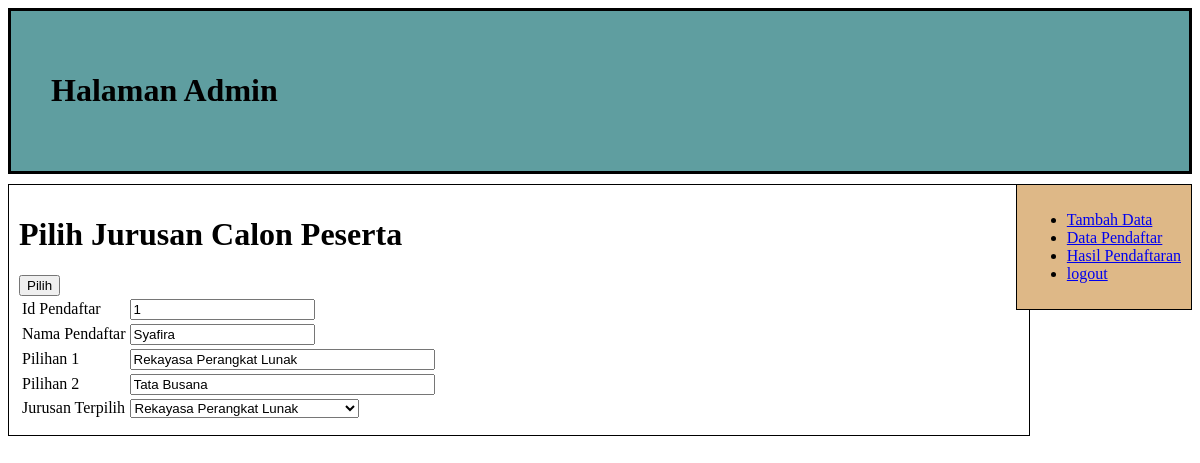
Screenshot of /admin.php?pilih&&id=1 (signed in) with the database file from the repository.
### tables this page shows
CREATE TABLE `pendaftar` (
  `idpendaftar` int(11) NOT NULL,
  `nama` varchar(35) NOT NULL,
  `ttl` varchar(50) NOT NULL,
  `jk` varchar(25) NOT NULL,
  `alamat` text NOT NULL,
  `asal` varchar(50) NOT NULL,
  `pil1` varchar(50) NOT NULL,
  `pil2` varchar(50) NOT NULL
);

### functions.php (called while the page is built, shortened)
<?php
$koneksi = mysqli_connect("localhost", "root", "", "db_psb");
function query($query)
{
    global $koneksi;
    $result = mysqli_query($koneksi, $query);
    $rows = [];
    while ($row = mysqli_fetch_assoc($result)) {
        $rows[] = $row;
    }
    return $rows;
}

### pilihjurusan.php (the view, shortened to what this page needs)
<?php
require "functions.php";
$id = $_GET["id"];
$siswa = query("SELECT * FROM pendaftar WHERE idpendaftar = $id")[0];
$jurusan = query("SELECT * FROM jurusan");
?>
<!DOCTYPE html>
<html lang="en">
<head>
</head>
<body>
    <h1>Pilih Jurusan Calon Peserta</h1>
    <form action="" method="POST">
        <table>
            <tr>
                <td>Id Pendaftar</td>
                <td><input type="text" name="id" value="<?= $siswa["idpendaftar"]; ?>" readonly></td>
            </tr>
            <tr>
                <td>Nama Pendaftar</td>
                <td><input type="text" name="nama" value="<?= $siswa["nama"]; ?>" readonly></td>
            </tr>
            <tr>
                <td>Pilihan 1</td>
                <td><input type="text" size="35" name="pil1" value="<?= $siswa["pil1"]; ?>" readonly></td>
            </tr>
            <tr>
                <td>Pilihan 2</td>
                <td><input type="text" size="35" name="pil2" value="<?= $siswa["pil2"]; ?>" readonly></td>
            </tr>
            <tr>
                <td>Jurusan Terpilih</td>
                <td>
                    <select name="jurusanok" id="">
                        <?php foreach ($jurusan as $j) : ?>
                            <option value="<?= $j["idjurusan"]; ?>"><?= $j["namajurusan"]; ?></option>
                        <?php endforeach; ?>
                    </select>
                </td>
            </tr>
            <tr>
                <td></td>
                <button type="submit" name="submit">Pilih</button>
            </tr>
        </table>
    </form>
</body>
</html>

### rows the page displays
pendaftar: id "1", nama "Syafira", pil1 "Rekayasa Perangkat Lunak", pil2 "Tata Busana"

### other values shown
form field jurusanok "Rekayasa Perangkat Lunak"
